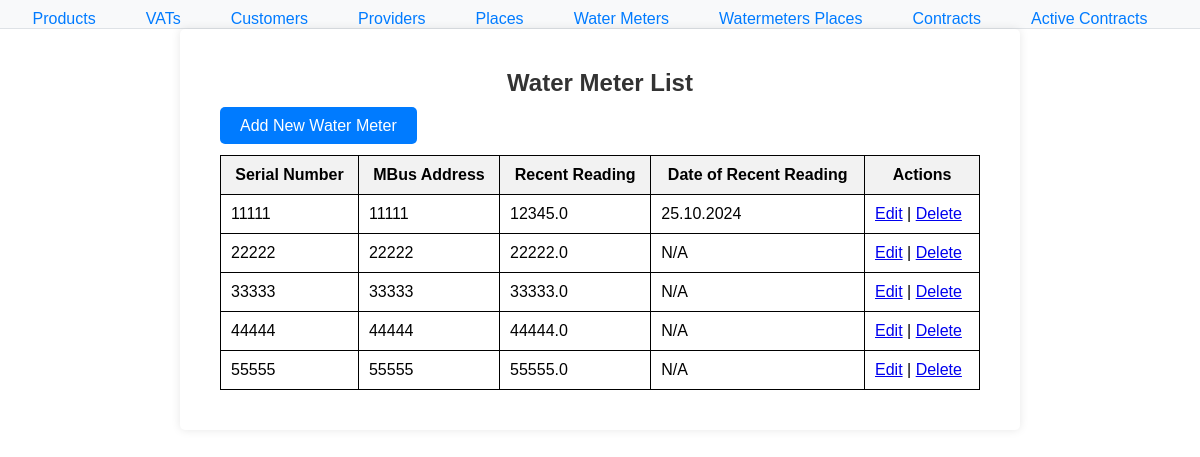
/water/watermeters/, run on the app's committed database.
### water/models.py (models this page shows, shortened)
class Watermeter(models.Model):
    watermeter_id = models.AutoField(primary_key=True)
    sn = models.CharField(max_length=100, unique=True)  # Serial number must be unique
    mbus_adr = models.CharField(max_length=100, unique=True)  # MBus address must be unique
    recent_reading = models.FloatField(blank=True, null=True)
    date_of_recent_reading = models.DateTimeField(blank=True, null=True)
    class Meta:
        db_table = 'Watermeters'  # Specify the existing table name

### water/views.py (the view)
# urls.py: path('watermeters/', watermeter_list, name='watermeter_list'),
def watermeter_list(request):
    watermeters = Watermeter.objects.all()  # Fetch all water meters from the database
    return render(request, 'water/watermeter_list.html', {'watermeters': watermeters})

### water/templates/water/watermeter_list.html (shortened to what this page needs)
{% extends 'water/base.html' %}
{% block content %}
<div style="padding: 20px;">
    <h2>Water Meter List</h2>
    <div style="margin-bottom: 20px;">
        <a href="{% url 'add_watermeter' %}"
           style="background-color: #007BFF; color: white; padding: 10px 20px; text-decoration: none; border-radius: 5px;">
           Add New Water Meter
        </a>
    </div>
    <table style="width: 100%; border-collapse: collapse; margin-top: 10px;">
        <thead>
            <tr>
                <th style="border: 1px solid black; padding: 10px; background-color: #f2f2f2;">Serial Number</th>
                <th style="border: 1px solid black; padding: 10px; background-color: #f2f2f2;">MBus Address</th>
                <th style="border: 1px solid black; padding: 10px; background-color: #f2f2f2;">Recent Reading</th>
                <th style="border: 1px solid black; padding: 10px; background-color: #f2f2f2;">Date of Recent Reading</th>
                <th style="border: 1px solid black; padding: 10px; background-color: #f2f2f2;">Actions</th>
            </tr>
        </thead>
        <tbody>
            {% for watermeter in watermeters %}
                <tr>
                    <td style="border: 1px solid black; padding: 10px;">{{ watermeter.sn }}</td>
                    <td style="border: 1px solid black; padding: 10px;">{{ watermeter.mbus_adr }}</td>
                    <td style="border: 1px solid black; padding: 10px;">{{ watermeter.recent_reading }}</td>
                    <td style="border: 1px solid black; padding: 10px;">
                        {% if watermeter.date_of_recent_reading %}
                            {{ watermeter.date_of_recent_reading|date:"d.m.Y" }}
                        {% else %}
                            N/A
                        {% endif %}
                    </td>
                    <td style="border: 1px solid black; padding: 10px;">
                        <a href="{% url 'edit_watermeter' watermeter.watermeter_id %}">Edit</a> |
                        <a href="{% url 'delete_watermeter' watermeter.watermeter_id %}">Delete</a>
                    </td>
                </tr>
            {% endfor %}
        </tbody>
    </table>
</div>
{% endblock %}

### water/static/styles.css (style rules this page uses)
body { font-family: Arial, sans-serif; margin: 0; padding: 0; }
h2 { margin-bottom: 20px; color: #333; text-align: center; }

### data on the page
Watermeter: sn "11111", mbus_adr "11111", recent_reading "12345.0", date_of_recent_reading "25.10.2024"
Watermeter: sn "22222", mbus_adr "22222", recent_reading "22222.0", shows "N/A"
Watermeter: sn "33333", mbus_adr "33333", recent_reading "33333.0", shows "N/A"
Watermeter: sn "44444", mbus_adr "44444", recent_reading "44444.0", shows "N/A"
Watermeter: sn "55555", mbus_adr "55555", recent_reading "55555.0", shows "N/A"
